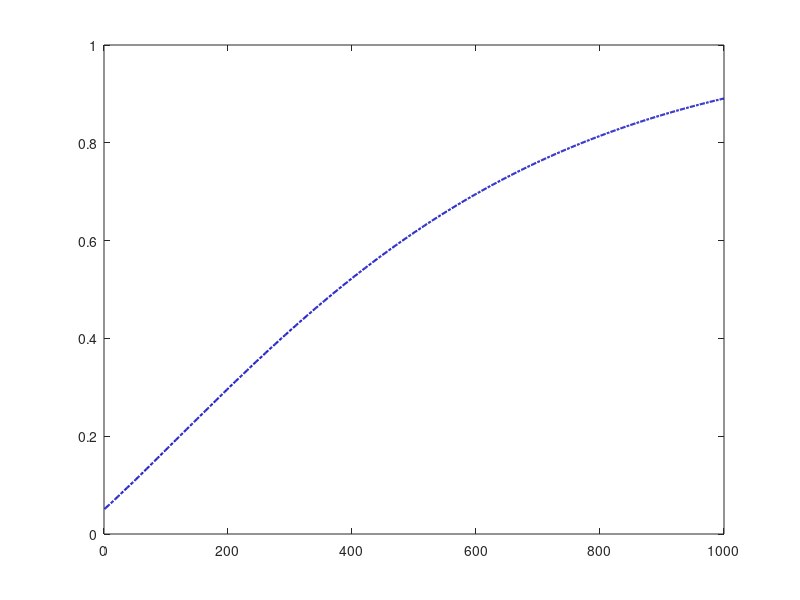

This figure's MATLAB source: (Note: this script raises an error after producing the figure.)
%% PLOT
load('res1e3.mat') % powerrdm, powertw, powerst

plotRDM = {
    'diffA'    
    'mconfA'   
    'mrtA'   
    'stdrtA'  
%     'stdrtC'  
    'rtcorrC'  
%     'iscgammaA'
    'iscgammaC'
%     'aucA'    
    'aucC'    
    'aucresidC'};
    
plotTW = {
    'rtweightA'
    'gammaA'   
    'aucA'     
    'aucresidC'};

plotST = {
    'rtweightA'
    'gammaA'   
%     'gammaC'   
%     'aucA'     
    'aucC'     };

colortmp = jet;
% colorchoice = colortmp(linspace(4,60,8), :);
bluechoice = colortmp([4 12 17 22], :);
redchoice = colortmp([10 14 23 28]+32, :);
colorchoice = [bluechoice; redchoice];
taskcolor = colorchoice;
linestyle = [0 0 0 0 1 1 1 1];
figure;
for ii = 1:length(plotRDM)
    thispower = powerrdm.(plotRDM{ii});
    if linestyle(ii)
        plot(thispower, 'LineStyle', '-', 'Color', taskcolor(ii, :), 'LineWidth',1.5)
    else
        plot(thispower, 'LineStyle', '-.', 'Color', taskcolor(ii, :), 'LineWidth',1.5)
    end
    hold on
    plot([100,100], [0,1], 'Color', [0.75 0.75, 0.75, 0.6])
    plot([1,1000], [0.6,0.6], 'Color', [0.75 0.75, 0.75, 0.6])
    hold on
end
box off
ylim([0, 1])
set(gca, 'YTick', 0:0.2:1, 'XTick', 0:200:1e3, 'LineWidth', 1)
set(gca, 'YTickLabel', {}, 'XTicklabel', {})
% plot()

taskcolor = colorchoice(5:end, :);
linestyle = [0 0 0 1];
figure;
for ii = 1:length(plotTW)
    thispower = powertw.(plotTW{ii});
    if linestyle(ii)
        plot(thispower, 'LineStyle', '-', 'Color', taskcolor(ii, :), 'LineWidth',1.5)
    else
        plot(thispower, 'LineStyle', '-.', 'Color', taskcolor(ii, :), 'LineWidth',1.5)
    end
    hold on
    plot([100,100], [0,1], 'Color', [0.75 0.75, 0.75, 0.6])
    plot([1,1000], [0.6,0.6], 'Color', [0.75 0.75, 0.75, 0.6])
    hold on
end
box off
ylim([0, 1])
set(gca, 'YTick', 0:0.2:1, 'XTick', 0:200:1e3, 'LineWidth', 1)
set(gca, 'YTickLabel', {}, 'XTicklabel', {})

taskcolor = colorchoice(5:end, :);
linestyle = [0 0 1];
figure;
for ii = 1:length(plotST)
    thispower = powerst.(plotST{ii});
    if linestyle(ii)
        plot(thispower, 'LineStyle', '-', 'Color', taskcolor(ii, :), 'LineWidth',1.5)
    else
        plot(thispower, 'LineStyle', '-.', 'Color', taskcolor(ii, :), 'LineWidth',1.5)
    end
    hold on
    plot([100,100], [0,1], 'Color', [0.75 0.75, 0.75, 0.6])
    plot([1,1000], [0.6,0.6], 'Color', [0.75 0.75, 0.75, 0.6])
    hold on
end
box off
ylim([0, 1])
set(gca, 'YTick', 0:0.2:1, 'XTick', 0:200:1e3, 'LineWidth', 1)
set(gca, 'YTickLabel', {}, 'XTicklabel', {})
